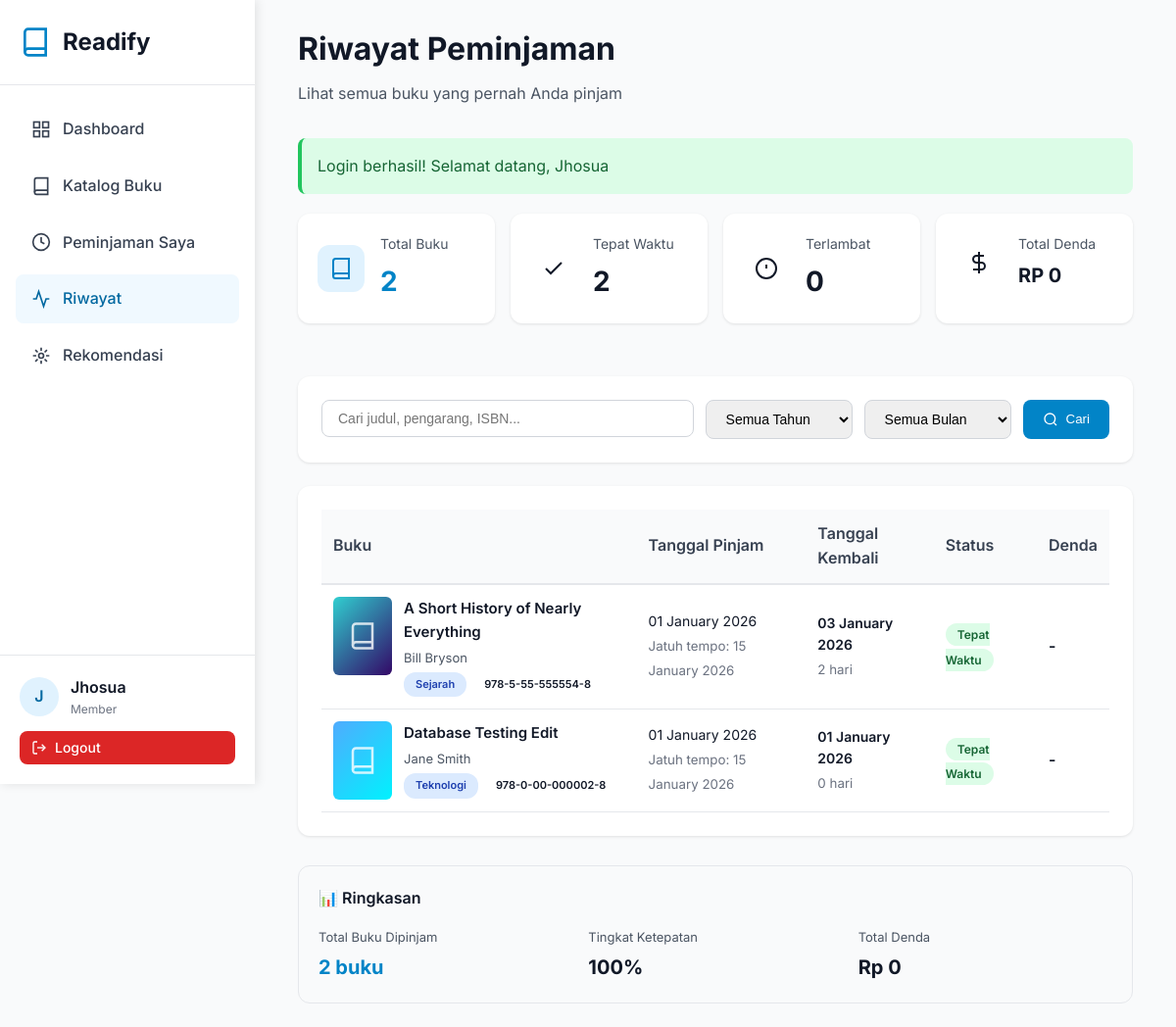
The app's page /pages/member/history.php (signed in) with its own data.
### tables this page shows
CREATE TABLE `users` (
  `id` int NOT NULL AUTO_INCREMENT,
  `name` varchar(100) NOT NULL,
  `email` varchar(100) NOT NULL,
  `phone` varchar(20) DEFAULT NULL,
  `password` varchar(255) NOT NULL,
  `role` enum('admin','staff','member') DEFAULT 'member',
  `created_at` timestamp NULL DEFAULT CURRENT_TIMESTAMP,
  `updated_at` timestamp NULL DEFAULT CURRENT_TIMESTAMP ON UPDATE CURRENT_TIMESTAMP,
  PRIMARY KEY (`id`),
  UNIQUE KEY `email` (`email`)
);

CREATE TABLE `loans` (
  `id` int NOT NULL AUTO_INCREMENT,
  `loan_id` varchar(20) NOT NULL,
  `member_id` int NOT NULL,
  `book_id` int NOT NULL,
  `loan_date` date NOT NULL,
  `due_date` date NOT NULL,
  `return_date` date DEFAULT NULL,
  `status` varchar(50) DEFAULT 'pending',
  `approved_by` int DEFAULT NULL,
  `approved_date` datetime DEFAULT NULL,
  `fine_amount` decimal(10,2) DEFAULT '0.00',
  `book_condition` enum('good','fair','damaged') DEFAULT 'good',
  `notes` text,
  `created_at` timestamp NULL DEFAULT CURRENT_TIMESTAMP,
  `updated_at` timestamp NULL DEFAULT CURRENT_TIMESTAMP ON UPDATE CURRENT_TIMESTAMP,
  PRIMARY KEY (`id`),
  UNIQUE KEY `loan_id` (`loan_id`),
  KEY `idx_loan_id` (`loan_id`),
  KEY `idx_status` (`status`),
  KEY `idx_member` (`member_id`),
  KEY `idx_book` (`book_id`),
  CONSTRAINT `loans_ibfk_1` FOREIGN KEY (`member_id`) REFERENCES `members` (`id`) ON DELETE CASCADE,
  CONSTRAINT `loans_ibfk_2` FOREIGN KEY (`book_id`) REFERENCES `books` (`id`) ON DELETE CASCADE
);

CREATE TABLE `books` (
  `id` int NOT NULL AUTO_INCREMENT,
  `isbn` varchar(20) NOT NULL,
  `title` varchar(255) NOT NULL,
  `author` varchar(100) NOT NULL,
  `publisher` varchar(100) DEFAULT NULL,
  `year` year DEFAULT NULL,
  `category_id` int DEFAULT NULL,
  `stock` int DEFAULT '0',
  `pages` int DEFAULT NULL,
  `description` text,
  `cover_image` varchar(255) DEFAULT NULL,
  `created_at` timestamp NULL DEFAULT CURRENT_TIMESTAMP,
  `updated_at` timestamp NULL DEFAULT CURRENT_TIMESTAMP ON UPDATE CURRENT_TIMESTAMP,
  PRIMARY KEY (`id`),
  UNIQUE KEY `isbn` (`isbn`),
  KEY `category_id` (`category_id`),
  KEY `idx_title` (`title`),
  KEY `idx_author` (`author`),
  KEY `idx_isbn` (`isbn`),
  CONSTRAINT `books_ibfk_1` FOREIGN KEY (`category_id`) REFERENCES `categories` (`id`) ON DELETE SET NULL
);

CREATE TABLE `categories` (
  `id` int NOT NULL AUTO_INCREMENT,
  `name` varchar(50) NOT NULL,
  `description` text,
  `created_at` timestamp NULL DEFAULT CURRENT_TIMESTAMP,
  PRIMARY KEY (`id`),
  UNIQUE KEY `name` (`name`)
);

### pages/member/history.php (the view, shortened to what the rows shown need)
<?php
require_once '../../config/config.php';
$user = getCurrentUser();
$db = new Database();
$member = $db->fetchOne("SELECT * FROM members WHERE email = ?", [$user['email']]);
$where = ["l.member_id = ?", "l.status = 'returned'"];
$params = [$member['id']];
$whereClause = implode(' AND ', $where);
$history = $db->fetchAll("
    SELECT l.*,
           b.title as book_title, b.author, b.isbn, b.publisher, b.year as book_year,
           c.name as category_name,
           DATEDIFF(l.return_date, l.due_date) as days_late,
           COALESCE(l.fine_amount, 0) as fine_amount
    FROM loans l
    INNER JOIN books b ON l.book_id = b.id
    LEFT JOIN categories c ON b.category_id = c.id
    WHERE $whereClause
    ORDER BY l.return_date DESC, l.created_at DESC
", $params);
$stats = [
    'total_books' => count($history),
    'total_fine' => $db->fetchOne("SELECT SUM(COALESCE(fine_amount, 0)) as total FROM loans WHERE member_id = ? AND status = 'returned'", [$member['id']])['total'] ?? 0,
    'on_time' => $db->fetchOne("SELECT COUNT(*) as count FROM loans WHERE member_id = ? AND status = 'returned' AND return_date <= due_date", [$member['id']])['count'],
    'late' => $db->fetchOne("SELECT COUNT(*) as count FROM loans WHERE member_id = ? AND status = 'returned' AND return_date > due_date", [$member['id']])['count'],
];
include_once '../../includes/header.php';
?>
<div class="sidebar">
    <div class="sidebar-logo">
        <h1>Readify</h1>
    </div>
    <div class="sidebar-user">
        <div class="user-info">
            <div class="user-avatar"><?php echo strtoupper(substr($user['name'], 0, 1)); ?></div>
            <div>
                <div class="user-name"><?php echo htmlspecialchars($user['name']); ?></div>
                <div class="user-role">Member</div>
            </div>
        </div>
    </div>
</div>
<div class="main-content">
    <div class="container">
        <h1 class="page-title" style="font-size: 32px; font-weight: 700; margin-bottom: 8px;">Riwayat Peminjaman</h1>
        <div style="display: grid; grid-template-columns: repeat(auto-fit, minmax(200px, 1fr)); gap: 16px; margin-bottom: 30px;">
            <div class="card" style="padding: 20px;">
                <div style="display: flex; align-items: center; gap: 16px;">
                    <div>
                        <p style="color: var(--gray-600); font-size: 14px; margin-bottom: 4px;">Total Buku</p>
                        <p style="font-size: 28px; font-weight: 700; color: var(--primary-600);"><?php echo $stats['total_books']; ?></p>
                    </div>
                </div>
            </div>
            <div class="card" style="padding: 20px;">
                <div style="display: flex; align-items: center; gap: 16px;">
                    <div>
                        <p style="color: var(--gray-600); font-size: 14px; margin-bottom: 4px;">Tepat Waktu</p>
                        <p style="font-size: 28px; font-weight: 700; color: var(--success-600);"><?php echo $stats['on_time']; ?></p>
                    </div>
                </div>
            </div>
        </div>
        <div class="card">
            <?php if (empty($history)): ?>
                <div style="text-align: center; padding: 60px 20px; color: var(--gray-500);">
                    <svg width="64" height="64" viewBox="0 0 24 24" fill="none" stroke="currentColor" stroke-width="2" style="margin-bottom: 16px; opacity: 0.5;">
                        <polyline points="22 12 18 12 15 21 9 3 6 12 2 12"></polyline>
                    </svg>
                    <p style="font-size: 18px; margin-bottom: 8px;">Belum ada riwayat peminjaman</p>
                    <p>Buku yang sudah Anda kembalikan akan muncul di sini</p>
                    <a href="books.php" class="btn btn-primary" style="margin-top: 20px;">
                        Jelajahi Katalog Buku
                    </a>
                </div>
            <?php else: ?>
                <div class="table-responsive">
                    <table class="table">
                        <thead>
                            <tr>
                                <th style="width: 40%;">Buku</th>
                                <th>Tanggal Pinjam</th>
                                <th>Tanggal Kembali</th>
                                <th>Status</th>
                                <th>Denda</th>
                            </tr>
                        </thead>
                        <tbody>
                            <?php foreach ($history as $item): ?>
                                <tr>
                                    <td>
                                        <div style="display: flex; gap: 12px; align-items: start;">
                                            <?php
                                            $colors = [
                                                ['from' => '#667eea', 'to' => '#764ba2'],
                                                ['from' => '#f093fb', 'to' => '#f5576c'],
                                                ['from' => '#4facfe', 'to' => '#00f2fe'],
                                                ['from' => '#43e97b', 'to' => '#38f9d7'],
                                                ['from' => '#fa709a', 'to' => '#fee140'],
                                                ['from' => '#30cfd0', 'to' => '#330867'],
                                            ];
                                            $colorPair = $colors[$item['book_id'] % count($colors)];
                                            ?>
                                            <div style="width: 60px; height: 80px; border-radius: 6px; background: linear-gradient(135deg, <?php echo $colorPair['from']; ?>, <?php echo $colorPair['to']; ?>); flex-shrink: 0; display: flex; align-items: center; justify-content: center;">
                                                <svg width="30" height="30" viewBox="0 0 24 24" fill="none" stroke="white" stroke-width="2" style="opacity: 0.8;">
                                                    <path d="M4 19.5A2.5 2.5 0 0 1 6.5 17H20"></path>
                                                    <path d="M6.5 2H20v20H6.5A2.5 2.5 0 0 1 4 19.5v-15A2.5 2.5 0 0 1 6.5 2z"></path>
                                                </svg>
                                            </div>
                                            <div>
                                                <h4 style="font-size: 15px; font-weight: 600; margin-bottom: 4px; color: var(--gray-900);">
                                                    <?php echo htmlspecialchars($item['book_title']); ?>
                                                </h4>
                                                <p style="color: var(--gray-600); font-size: 13px; margin-bottom: 4px;">
                                                    <?php echo htmlspecialchars($item['author']); ?>
                                                </p>
                                                <div style="display: flex; gap: 6px; flex-wrap: wrap;">
                                                    <?php if ($item['category_name']): ?>
                                                        <span class="badge badge-info" style="font-size: 11px;"><?php echo htmlspecialchars($item['category_name']); ?></span>
                                                    <?php endif; ?>
                                                    <span class="badge badge-secondary" style="font-size: 11px;"><?php echo htmlspecialchars($item['isbn']); ?></span>
                                                </div>
                                            </div>
                                        </div>
                                    </td>
                                    <td>
                                        <div style="font-size: 14px;">
                                            <?php echo formatDate($item['loan_date']); ?>
                                        </div>
                                        <small style="color: var(--gray-500);">
                                            Jatuh tempo: <?php echo formatDate($item['due_date']); ?>
                                        </small>
                                    </td>
                                    <td>
                                        <div style="font-size: 14px; font-weight: 600;">
                                            <?php echo formatDate($item['return_date']); ?>
                                        </div>
                                        <small style="color: var(--gray-500);">
                                            <?php
                                            $loanDays = (strtotime($item['return_date']) - strtotime($item['loan_date'])) / 86400;
                                            echo round($loanDays) . ' hari';
                                            ?>
                                        </small>
                                    </td>
                                    <td>
                                        <?php if ($item['days_late'] > 0): ?>
                                            <span class="badge badge-danger">
                                                Terlambat <?php echo $item['days_late']; ?> hari
                                            </span>
                                        <?php else: ?>
                                            <span class="badge badge-success">
                                                Tepat Waktu
                                            </span>
                                        <?php endif; ?>
                                    </td>
                                    <td>
                                        <?php if ($item['fine_amount'] > 0): ?>
                                            <span style="color: var(--danger-600); font-weight: 600;">
                                                Rp <?php echo number_format($item['fine_amount'], 0, ',', '.'); ?>
                                            </span>
                                        <?php else: ?>
                                            <span style="color: var(--success-600); font-weight: 600;">
                                                -
                                            </span>
                                        <?php endif; ?>
                                    </td>
                                </tr>
                            <?php endforeach; ?>
                        </tbody>
                    </table>
                </div>
            <?php endif; ?>
        </div>
        <?php if (!empty($history)): ?>
            <div style="margin-top: 30px; padding: 20px; background: var(--gray-50); border-radius: 12px; border: 1px solid var(--gray-200);">
                <h3 style="font-size: 16px; font-weight: 600; margin-bottom: 16px; color: var(--gray-900);">
                    📊 Ringkasan
                </h3>
                <div style="display: grid; grid-template-columns: repeat(auto-fit, minmax(200px, 1fr)); gap: 16px;">
                    <div>
                        <p style="color: var(--gray-600); font-size: 13px; margin-bottom: 4px;">Total Buku Dipinjam</p>
                        <p style="font-size: 20px; font-weight: 700; color: var(--primary-600);"><?php echo $stats['total_books']; ?> buku</p>
                    </div>
                    <div>
                        <p style="color: var(--gray-600); font-size: 13px; margin-bottom: 4px;">Tingkat Ketepatan</p>
                        <p style="font-size: 20px; font-weight: 700; color: var(--success-600);">
                            <?php
                            $accuracy = $stats['total_books'] > 0 ? round(($stats['on_time'] / $stats['total_books']) * 100) : 0;
                            echo $accuracy;
                            ?>%
                        </p>
                    </div>
                    <div>
                        <p style="color: var(--gray-600); font-size: 13px; margin-bottom: 4px;">Total Denda</p>
                        <p style="font-size: 20px; font-weight: 700; color: var(--warning-600);">
                            Rp <?php echo number_format($stats['total_fine'], 0, ',', '.'); ?>
                        </p>
                    </div>
                </div>
            </div>
        <?php endif; ?>
    </div>
</div>
<?php include_once '../../includes/footer.php'; ?>

### records on screen
users: name "J", name "Jhosua"
loans: book "2", book.title "Database Testing Edit", book.author "Jane Smith", categories.name "Teknologi", book.isbn "978-0-00-000002-8", loan_date "01 January 2026", due_date "15 January 2026", return_date "01 January 2026", loanDays "0", book "100"
loans: book.title "A Short History of Nearly Everything", book.author "Bill Bryson", categories.name "Sejarah", book.isbn "978-5-55-555554-8", loan_date "01 January 2026", due_date "15 January 2026", return_date "03 January 2026", loanDays "2"

### other values on screen
$flash['message'] "Login berhasil! Selamat datang, Jhosua"
$stats['late'] "0"
$stats['total_fine'] "0"
